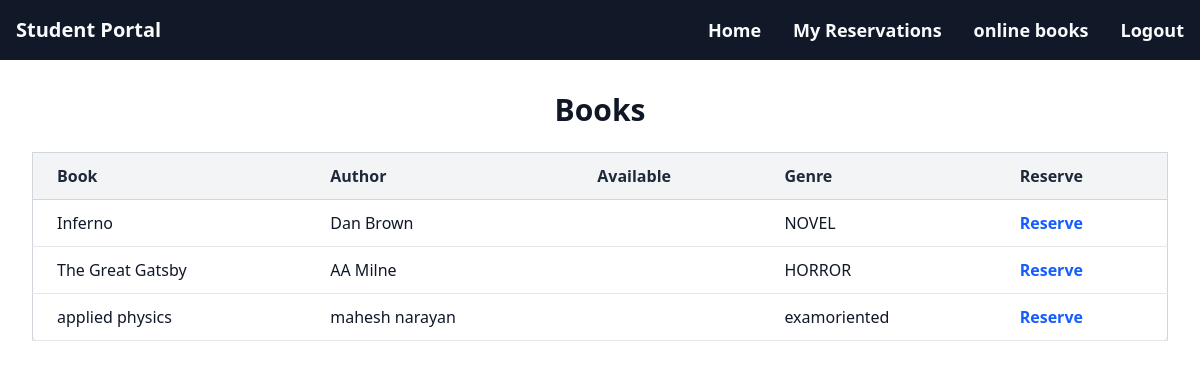
Screenshot of /student/book_list with the database file from the repository.
### common/models.py (models this page shows, shortened)
class Book_details(models.Model):
    Genre_Choice = [
        ('HORROR', 'horror'),
        ('NOVEL', 'novel'),
        ('POEMS', 'poems'),
        ('EXAM ORIENTED','examoriented')
    ]
    Language_Choice=[
        ('ENGLISH','ENGLISH'),
        ('MALAYALAM','MALAYALAM'),
        ('HINDI','HINDI')
    ]
    ISBN = models.CharField(max_length=50, unique=True,)  # ISBN still unique
    cover = models.ImageField(upload_to='covers/', null=True, blank=True)
    Book_name = models.CharField(max_length=100)
    Authors_name = models.CharField(max_length=100)
    Genre = models.CharField(max_length=50,choices=Genre_Choice)
    Language = models.CharField(max_length=50,choices=Language_Choice)
    description = models.TextField(null=True, blank=True)

### student/views.py (the view)
# urls.py: path('book_list', views.book_list, name='book_list'),
def book_list(request):
    books = Book_details.objects.all()
    return render(request, "book_list.html", {"books": books})

### student/templates/book_list.html
{% include 'stdfeature.html' %}
<div class="bg-white min-h-screen p-8">
    <h1 class="text-3xl font-bold text-gray-900 mb-6 text-center">
        Books
    </h1>
    <div class="overflow-x-auto">
        <table class="min-w-full border border-gray-300 rounded-lg shadow-sm bg-white">
            <thead class="bg-gray-100 border-b border-gray-300">
                <tr>
                    <th class="px-6 py-3 text-left font-semibold text-gray-800">Book</th>
                    <th class="px-6 py-3 text-left font-semibold text-gray-800">Author</th>
                    <th class="px-6 py-3 text-left font-semibold text-gray-800">Available</th>
                    <th class="px-6 py-3 text-left font-semibold text-gray-800">Genre</th>
                    <th class="px-6 py-3 text-left font-semibold text-gray-800">Reserve</th>
                </tr>
            </thead>
            <tbody>
                {% for b in books %}
                <tr class="border-b border-gray-200 hover:bg-gray-50 transition duration-150">
                    <td class="px-6 py-3 text-gray-900">{{ b.Book_name }}</td>
                    <td class="px-6 py-3 text-gray-900">{{ b.Authors_name }}</td>
                    <td class="px-6 py-3 text-gray-900">{{ b.Available_books }}</td>
                    <td class="px-6 py-3 text-gray-900">{{ b.Genre }}</td>
                    <td class="px-6 py-3">
                        <a href="{% url 'reserve_book_manual' b.ISBN %}"
                           class="text-blue-600 hover:text-blue-800 font-semibold transition duration-150">
                           Reserve
                        </a>
                    </td>
                </tr>
                {% endfor %}
            </tbody>
        </table>
    </div>
</div>

### rows the page displays
Book_details: Book_name "Inferno", Authors_name "Dan Brown", Genre "NOVEL"
Book_details: Book_name "The Great Gatsby", Authors_name "AA Milne", Genre "HORROR"
Book_details: Book_name "applied physics", Authors_name "mahesh narayan", Genre "examoriented"
